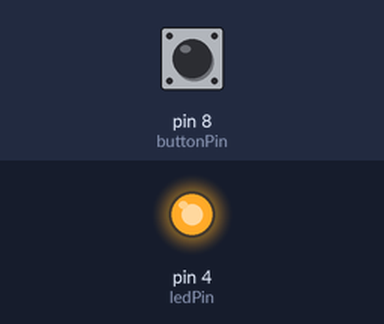
Simulated run of this sketch. Board: Arduino Uno, built with avr-gcc and run on an emulated ATmega328P. Shown: output pins drawn as LEDs (lit = HIGH). The inputs (shaded band) are chosen by the test bench; at power-on: pin 8 (buttonPin) LOW.

Above: at 1.2 s.
1.3 s: pin 8 (buttonPin) pulled HIGH for 3.2 s
At 2.9 s:
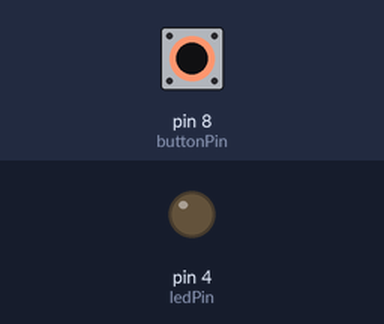
Timing chart, 0 to 4.4 s (numbered marks = the images above; inputs shaded):
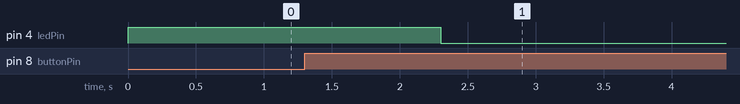

Measured:
- after the input at 1.3 s, pin 4 (ledPin): HIGH → LOW after 1.0 s

The sketch:

q2.ino
```cpp
// constants won't change. They're used here to set pin numbers:
const int buttonPin = 8;    // the number of the pushbutton pin
const int ledPin = 4;      // the number of the LED pin

// Variables will change:
int ledState = HIGH;         // the current state of the output pin
int buttonState;             // the current reading from the input pin
int lastButtonState = LOW;   // the previous reading from the input pin

// the following variables are unsigned longs because the time, measured in
// milliseconds, will quickly become a bigger number than can be stored in an int.
unsigned long lastDebounceTime = 0;  // the last time the output pin was toggled
unsigned long debounceDelay = 1000;    // the debounce time; increase if the output flickers

void setup() {
  pinMode(buttonPin, INPUT);
  pinMode(ledPin, OUTPUT);

  // set initial LED state
  digitalWrite(ledPin, ledState);
}

void loop() {
  // read the state of the switch into a local variable:
  int reading = digitalRead(buttonPin);

  // check to see if you just pressed the button
  // (i.e. the input went from LOW to HIGH), and you've waited long enough
  // since the last press to ignore any noise:

  // If the switch changed, due to noise or pressing:
  if (reading != lastButtonState) {
    // reset the debouncing timer
    lastDebounceTime = millis();
  }

  if ((millis() - lastDebounceTime) > debounceDelay) {
    // whatever the reading is at, it's been there for longer than the debounce
    // delay, so take it as the actual current state:

    // if the button state has changed:
    if (reading != buttonState) {
      buttonState = reading;

      // only toggle the LED if the new button state is HIGH
      if (buttonState == HIGH) {
        ledState = !ledState;
      }
    }
  }

  // set the LED:
  digitalWrite(ledPin, ledState);

  // save the reading. Next time through the loop, it'll be the lastButtonState:
  lastButtonState = reading;
}
```
